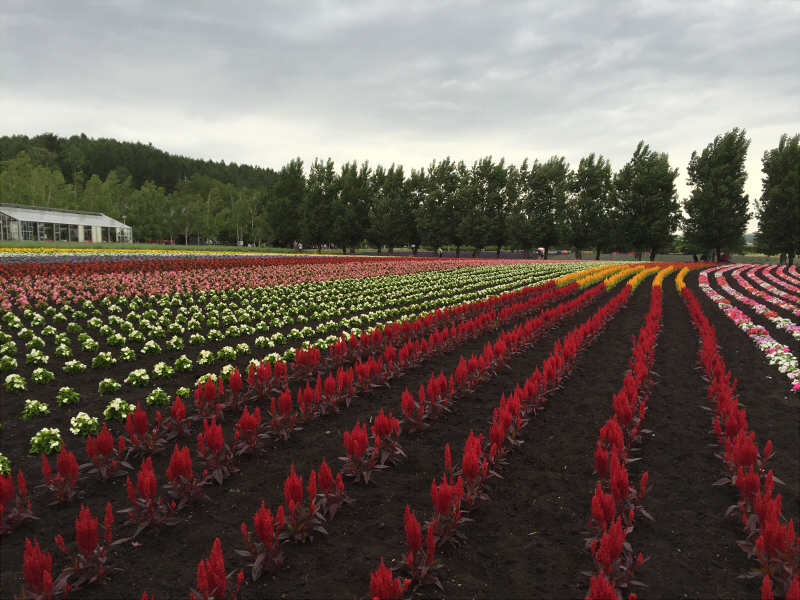
//> input picture input.jpg, 800 x 600 px
$ ./colorExtractorRGB   (built with g++ and OpenCV 4)
//> lines starting //> are read from the running program, lines starting //| are printed output that depends on the picture; after the words box and inside, x2 and y2 are one past the last pixel; in counts of white or black regions, pixels touching at a corner belong together
#include <iostream>
#include <opencv2/highgui/highgui.hpp>
#include <opencv2/imgproc/imgproc.hpp>
using namespace std;
using namespace cv;

// 抽出する画像の輝度値の範囲を指定
#define B_MAX 100
#define B_MIN 0
#define G_MAX 100
#define G_MIN 0
#define R_MAX 255
#define R_MIN 100

// メイン関数
int main(void)
{
	// 入力画像名(ファイルパス)
	string input_filename = "input.jpg";

	// 画像を3チャンネル(BGR)で読み込む
	Mat input_image_rgb = imread(input_filename, CV_LOAD_IMAGE_COLOR);
//> input_image_rgb is the input picture: 600 rows x 800 cols, CV_8UC3; mean B, G, R 84.8, 92.7, 105.1
	if (input_image_rgb.empty()) {
		cerr << "入力画像が見つかりません" << endl;
		return -1;
	}

	// 表示して確認
	namedWindow("input_RGB");
	imshow("input_RGB", input_image_rgb);

	// 結果保存用Matを定義
	Mat mask_image, output_image_rgb;

	// inRangeを用いてフィルタリング
	Scalar s_min = Scalar(B_MIN, G_MIN, R_MIN);
	Scalar s_max = Scalar(B_MAX, G_MAX, R_MAX);
	inRange(input_image_rgb, s_min, s_max, mask_image);
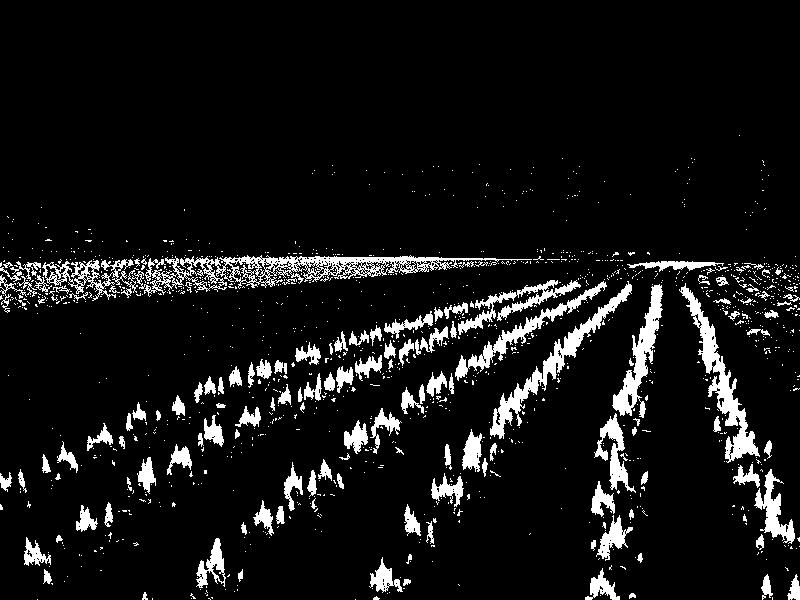
//> mask_image: 600 rows x 800 cols, CV_8UC1; 8.2% white; 1291 white regions (1147 under 20 px), largest, box (x1, y1, x2, y2) and area: (42, 255, 532, 301) 5534, (679, 283, 760, 463) 2791, (490, 281, 632, 439) 2596

	// マスク画像を表示
	namedWindow("mask");
	imshow("mask", mask_image);
	imwrite("mask.jpg", mask_image);

	// マスクを基に入力画像をフィルタリング
	input_image_rgb.copyTo(output_image_rgb, mask_image);
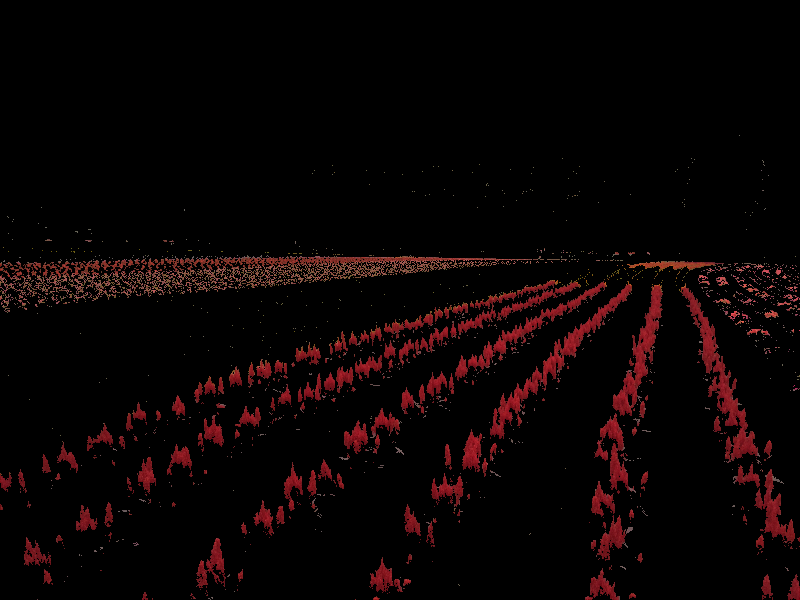
//> output_image_rgb: 600 rows x 800 cols, CV_8UC3; mean B, G, R 3.4, 3.3, 10.5

	// 結果の表示と保存
	namedWindow("output");
	imshow("output", output_image_rgb);
	imwrite("output.jpg", output_image_rgb);
	waitKey(0);

	return 0;
}
